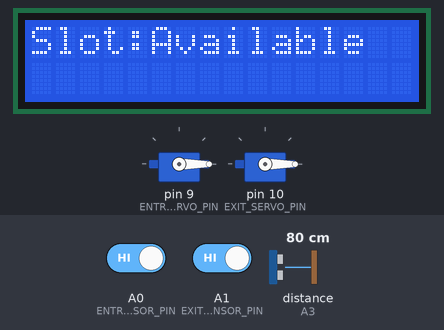
Bench run of a sketch on a simulated Arduino Uno, built with avr-gcc and run on an emulated ATmega328P. On the bench: 2 × servo, 16×2 character LCD. Wiring (inferred from the names in the program): ultrasonic range finder: trigger A2; echo A3. The test bench sets the inputs (shaded band); at power-on: A0 (ENTRY_IR_SENSOR_PIN) HIGH, A1 (EXIT_IR_SENSOR_PIN) HIGH, distance to the obstacle (sensor on A3) 80 cm. The echo pulse lasts 58.3 µs per cm; what the sketch prints to the serial monitor is not drawn.

Above: at 3.2 s.
3.3 s: A0 (ENTRY_IR_SENSOR_PIN) driven LOW
At 4.6 s:
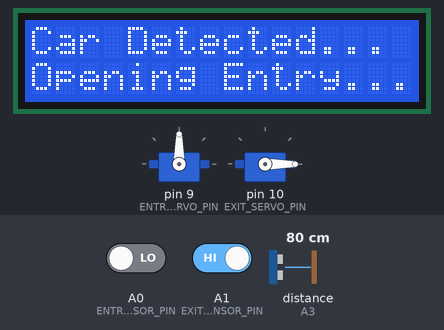
7.4 s: A1 (EXIT_IR_SENSOR_PIN) driven LOW
At 9.1 s:
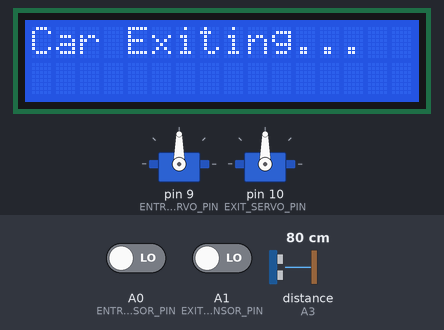
11.5 s: A0 (ENTRY_IR_SENSOR_PIN) driven HIGH
At 13.6 s:
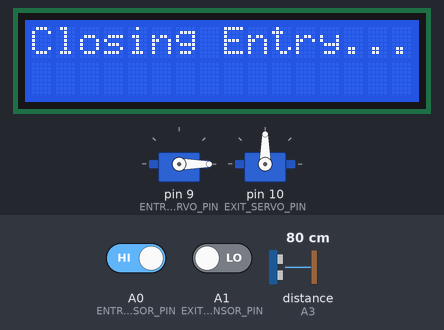
15.6 s: distance to the obstacle (sensor on A3) set to 2 cm
At 17.1 s:
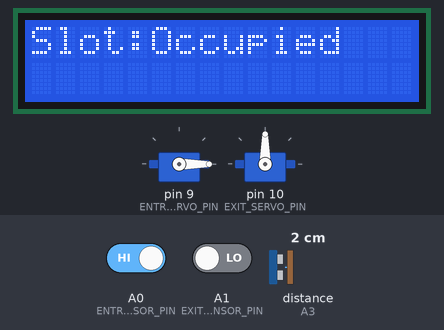
19.7 s: A1 (EXIT_IR_SENSOR_PIN) driven HIGH
At 20.7 s:
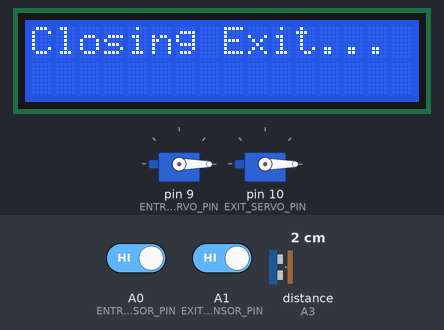
23.8 s: A0 (ENTRY_IR_SENSOR_PIN) driven LOW
At 24.9 s:
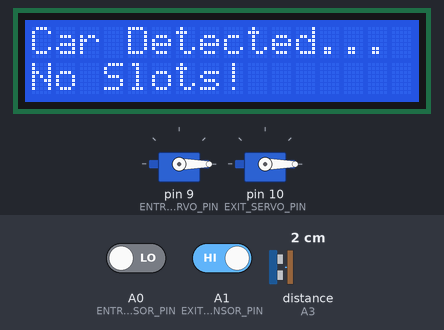
Timing chart, 0 to 26.8 s (numbered marks = the images above; inputs shaded):
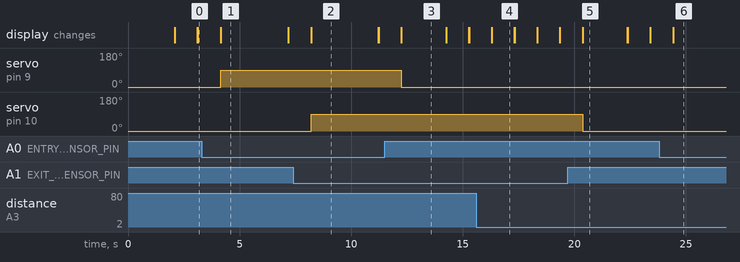

Measured:
- after the input at 3.3 s, servo on pin 9 (ENTRY_SERVO_PIN): 0° → 90° after 0.87 s; the display: first changes after 0.85 s (image 1 shows a later state)
- after the input at 7.4 s, servo on pin 10 (EXIT_SERVO_PIN): 0° → 90° after 0.81 s; the display: changes after 0.81 s (image 2)
- after the input at 11.5 s, servo on pin 9 (ENTRY_SERVO_PIN): 90° → 0° after 0.75 s; the display: changes after 0.75 s (image 3)
- after the input at 15.6 s, the display: first differs from a run without the input after 0.71 s (image 4)
- after the input at 19.7 s, servo on pin 10 (EXIT_SERVO_PIN): 90° → 0° after 0.67 s; the display: changes after 0.67 s (image 5)
- after the input at 23.8 s, the display: first changes after 0.62 s (image 6 shows a later state)
- what the display in image 1 shows lasts 3.0 s, from 4.2 s to 7.2 s

The sketch:

Parking_Management_System.ino
```cpp
#include <Servo.h>
#include <Wire.h>
#include <LiquidCrystal_I2C.h>

// I2C LCD address and dimensions
#define LCD_ADDRESS 0x27
#define LCD_COLUMNS 16
#define LCD_ROWS 2

// Pin definitions for L293D motor driver shield
#define ENTRY_IR_SENSOR_PIN A0   // Analog pin A0 for Entry IR sensor
#define EXIT_IR_SENSOR_PIN A1   // Analog pin A1 for Exit IR sensor
#define ENTRY_SERVO_PIN 9       // Pin 9 for Entry Gate Servo
#define EXIT_SERVO_PIN 10       // Pin 10 for Exit Gate Servo
#define TRIG_PIN_SLOT_1 A2      // Analog pin A2 for Ultrasonic sensor TRIG
#define ECHO_PIN_SLOT_1 A3      // Analog pin A3 for Ultrasonic sensor ECHO

// Servo objects
Servo entryGateServo;
Servo exitGateServo;

// LCD object
LiquidCrystal_I2C lcd(LCD_ADDRESS, LCD_COLUMNS, LCD_ROWS);

// Variables
bool isEntryGateOpen = false;      // Track entry gate state
bool isExitGateOpen = false;       // Track exit gate state
const int distanceThreshold = 10; // Threshold distance in cm for detecting a parked car

void setup() {
  // Initialize serial communication for debugging
  Serial.begin(115200);

  // Initialize the servos
  entryGateServo.attach(ENTRY_SERVO_PIN);
  exitGateServo.attach(EXIT_SERVO_PIN);
  entryGateServo.write(0); // Initial position (closed)
  exitGateServo.write(0);  // Initial position (closed)
  Serial.println("Servos initialized. Gates closed.");

  // Initialize IR sensor pins
  pinMode(ENTRY_IR_SENSOR_PIN, INPUT);
  pinMode(EXIT_IR_SENSOR_PIN, INPUT);
  Serial.println("Entry and Exit IR sensors initialized.");

  // Initialize ultrasonic sensor pins
  pinMode(TRIG_PIN_SLOT_1, OUTPUT);
  pinMode(ECHO_PIN_SLOT_1, INPUT);
  Serial.println("Ultrasonic sensor initialized for 1 slot.");

  // Initialize LCD
  lcd.init();
  lcd.backlight();
  lcd.clear();
  lcd.setCursor(0, 0);
  lcd.print("System Ready");
  delay(2000);
}

void loop() {
  int entryIRValue = digitalRead(ENTRY_IR_SENSOR_PIN); // Read the Entry IR sensor state
  int exitIRValue = digitalRead(EXIT_IR_SENSOR_PIN);   // Read the Exit IR sensor state

  // Handle car entry
  if (entryIRValue == LOW && !isEntryGateOpen) {
    lcd.clear();
    lcd.setCursor(0, 0);
    lcd.print("Car Detected...");
    Serial.println("Car detected at the entrance. Checking parking availability...");
    if (isParkingAvailable(TRIG_PIN_SLOT_1, ECHO_PIN_SLOT_1)) {
      lcd.setCursor(0, 1);
      lcd.print("Opening Entry...");
      Serial.println("Parking slot available. Opening entry gate...");
      openEntryGate();
      delay(3000); // Wait for the car to pass
    } else {
      lcd.setCursor(0, 1);
      lcd.print("No Slots!");
      Serial.println("No parking slots available. Entry gate remains closed.");
      delay(3000);
    }
  }

  // Handle car exit
  if (exitIRValue == LOW && !isExitGateOpen) {
    lcd.clear();
    lcd.setCursor(0, 0);
    lcd.print("Car Exiting...");
    Serial.println("Car detected at the exit. Opening exit gate...");
    openExitGate();
    delay(3000); // Wait for the car to exit
  }

  // Close gates if no cars are detected
  if (entryIRValue == HIGH && isEntryGateOpen) {
    lcd.clear();
    lcd.setCursor(0, 0);
    lcd.print("Closing Entry...");
    closeEntryGate();
    delay(2000);
  }

  if (exitIRValue == HIGH && isExitGateOpen) {
    lcd.clear();
    lcd.setCursor(0, 0);
    lcd.print("Closing Exit...");
    closeExitGate();
    delay(2000);
  }

  // Update parking slot status on LCD
  updateLCDSlotStatus();
}

// Function to open the entry gate
void openEntryGate() {
  entryGateServo.write(90); // Rotate servo to 90 degrees (open)
  isEntryGateOpen = true;
  Serial.println("Entry gate opened.");
}

// Function to close the entry gate
void closeEntryGate() {
  entryGateServo.write(0); // Rotate servo back to 0 degrees (closed)
  isEntryGateOpen = false;
  Serial.println("Entry gate closed.");
}

// Function to open the exit gate
void openExitGate() {
  exitGateServo.write(90); // Rotate servo to 90 degrees (open)
  isExitGateOpen = true;
  Serial.println("Exit gate opened.");
}

// Function to close the exit gate
void closeExitGate() {
  exitGateServo.write(0); // Rotate servo back to 0 degrees (closed)
  isExitGateOpen = false;
  Serial.println("Exit gate closed.");
}

// Function to check if a specific parking slot is available
bool isParkingAvailable(int trigPin, int echoPin) {
  digitalWrite(trigPin, LOW);
  delayMicroseconds(2);
  digitalWrite(trigPin, HIGH);
  delayMicroseconds(10);
  digitalWrite(trigPin, LOW);

  long duration = pulseIn(echoPin, HIGH);
  int distance = duration * 0.034 / 2;

  return distance > distanceThreshold;
}

// Function to update parking slot status on the LCD
void updateLCDSlotStatus() {
  lcd.clear();
  lcd.setCursor(0, 0);
  lcd.print("Slot:");
  lcd.print(isParkingAvailable(TRIG_PIN_SLOT_1, ECHO_PIN_SLOT_1) ? "Available" : "Occupied");
  delay(1000);
}
```
